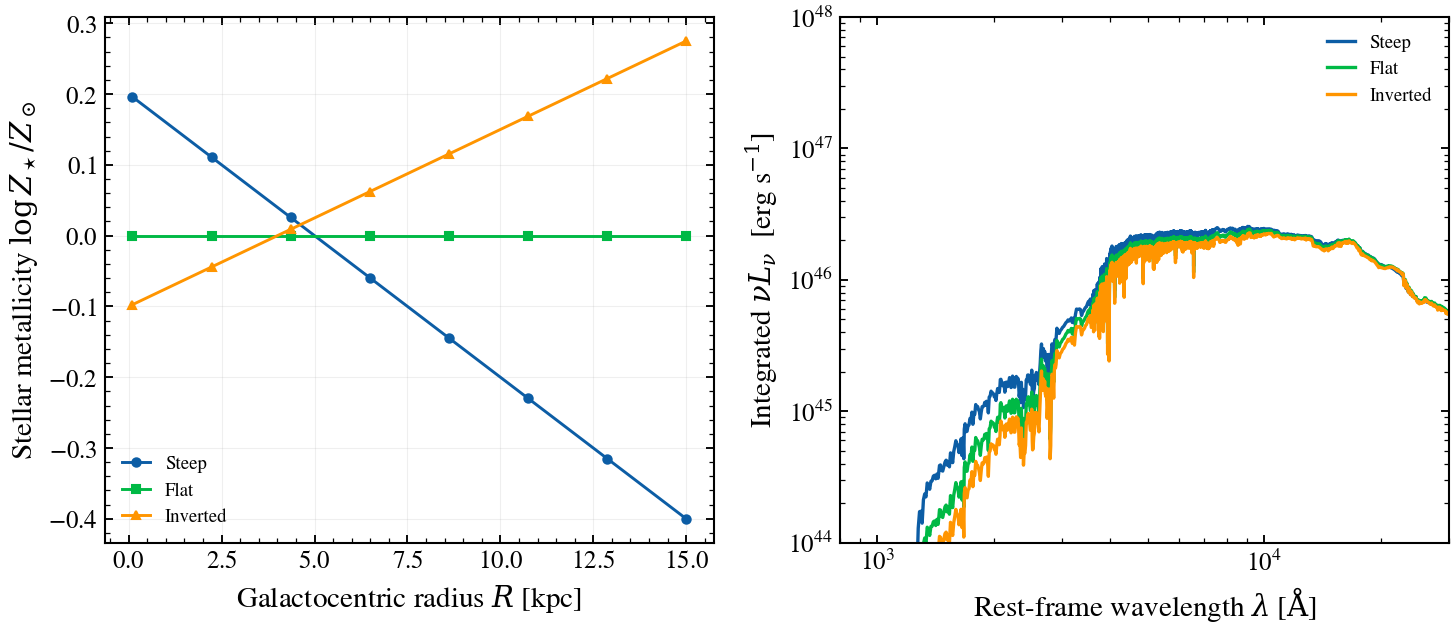

Python code for this plot:
"""
Radial metallicity gradients and integrated-light SED
======================================================

Spiral galaxies exhibit radial metallicity gradients: metal-rich centers
and metal-poor discs (e.g. NGC 891, Searle 1971). three common gradient scenarios—steep positive, flat, and inverted
depletion—reshape the integrated SED when weighted by disc area.

Left panel: metallicity profile Z(R) for a radial grid from 0–15 kpc.
Right panel: integrated nu*L_nu for each scenario, computed by summing
SEDs from annular zones weighted by 2*pi*R*dR (exponential disc).

Each annulus uses an identical SFH, varying only stellar metallicity per
the gradient. The color shift between gradients illustrates how central
metal enrichment (stellar line blanketing) affects the integrated UV-optical.

Reference: Searle, L. 1971, ApJ, 168, 327 (radial gradients in galaxies);
Henry, R. B. C., & Worthey, G. 1999, PASP, 111, 919 (abundance gradients).
"""

import os

os.environ["TF_CPP_MIN_LOG_LEVEL"] = "2"  # suppress XLA/PjRt C++ INFO+WARNING logs

import warnings

import jax
import jax.numpy as jnp
import matplotlib.pyplot as plt
import numpy as np

import tengri
from tengri.analysis.plotting import setup_style

setup_style()
warnings.filterwarnings("ignore", message=".*BakedInBackend.*")


ssp = tengri.load_ssp("fsps_prsc_miles_chabrier")

base_model_config = dict(
    sfh={
        "type": "dpl",
        "*": tengri.FIXED,
        "alpha": 2.0,
        "beta": 2.5,
        "tau_gyr": 1.5,
        "log_total_mass": 10.0,
    },
    dust={
        "type": "two_component",
        "*": tengri.FIXED,
        "tau_bc": 0.3,
        "tau_diff": 0.2,
    },
    redshift=tengri.Fixed(0.05),
)

n_annuli = 8
r_grid_kpc = np.linspace(0.1, 15.0, n_annuli)
dr_kpc = r_grid_kpc[1] - r_grid_kpc[0]


def metallicity_profile(r_kpc, scenario):
    """
    Radial metallicity profile [dex relative to solar].

    Parameters
    ----------
    r_kpc : float
        Galactocentric radius in kpc.
    scenario : str
        Profile variant: 'steep' (NGC 891-like), 'flat', or 'inverted'.

    Returns
    -------
    met_logzsol : float
        log10(Z_* / Z_sun) at radius r_kpc.
    """
    if scenario == "steep":
        return 0.2 - 0.04 * r_kpc
    elif scenario == "flat":
        return 0.0
    elif scenario == "inverted":
        return -0.1 + 0.025 * r_kpc
    else:
        raise ValueError(f"Unknown scenario: {scenario}")


def compute_integrated_sed(scenario):
    """
    Integrate SED across radial annuli weighted by disc area.

    For each annulus at radius r, build a SEDModel with met_logzsol
    from the radial profile, compute its rest-frame SED, and sum with
    weight 2*pi*r*dr (exponential disc geometry).

    Parameters
    ----------
    scenario : str
        Metallicity profile scenario.

    Returns
    -------
    wave : ndarray, shape (n_wave,)
        Rest-frame wavelengths [Å].
    sed_integrated : ndarray, shape (n_wave,)
        Integrated nu*L_nu [erg s^-1], summed over annuli.
    """
    wave_ref = None
    sed_sum = None

    for i, r in enumerate(r_grid_kpc):
        met_logzsol = metallicity_profile(r, scenario)
        model = tengri.SEDModel.build(ssp, **base_model_config)
        params = dict(model.spec.sample(jax.random.PRNGKey(i)))
        params["met_logzsol"] = jnp.float64(met_logzsol)

        out = model.predict_rest_sed(params)
        wave = np.asarray(out.wavelength)
        sed = np.asarray(out.sed)

        if wave_ref is None:
            wave_ref = wave
            sed_sum = np.zeros_like(wave_ref)

        nu = 2.998e18 / wave_ref
        nu_l_nu = nu * sed
        weight = 2.0 * np.pi * r * dr_kpc
        sed_sum = sed_sum + nu_l_nu * weight

    return wave_ref, sed_sum


z_profile_steep = np.array([metallicity_profile(r, "steep") for r in r_grid_kpc])
z_profile_flat = np.array([metallicity_profile(r, "flat") for r in r_grid_kpc])
z_profile_inverted = np.array([metallicity_profile(r, "inverted") for r in r_grid_kpc])

sed_steep, _ = compute_integrated_sed("steep")
sed_integrated_steep = _

wave, sed_integrated_flat = compute_integrated_sed("flat")
_, sed_integrated_inverted = compute_integrated_sed("inverted")

fig, (ax_left, ax_right) = plt.subplots(1, 2, figsize=(10.0, 4.5))

ax_left.plot(r_grid_kpc, z_profile_steep, "o-", lw=1.4, ms=4.0, label="Steep")
ax_left.plot(r_grid_kpc, z_profile_flat, "s-", lw=1.4, ms=4.0, label="Flat")
ax_left.plot(r_grid_kpc, z_profile_inverted, "^-", lw=1.4, ms=4.0, label="Inverted")

ax_left.set_xlabel(r"Galactocentric radius $R$ [kpc]")
ax_left.set_ylabel(r"Stellar metallicity $\log Z_\star / Z_\odot$")
ax_left.grid(True, alpha=0.2)
ax_left.legend(frameon=False, fontsize=9)

ax_right.loglog(wave, sed_integrated_steep, lw=1.6, label="Steep")
ax_right.loglog(wave, sed_integrated_flat, lw=1.6, label="Flat")
ax_right.loglog(wave, sed_integrated_inverted, lw=1.6, label="Inverted")

ax_right.set_xlim(800, 3e4)
ax_right.set_ylim(1e44, 1e48)
ax_right.set_xlabel(r"Rest-frame wavelength $\lambda$ [$\mathrm{\AA}$]")
ax_right.set_ylabel(r"Integrated $\nu L_\nu$  [erg s$^{-1}$]")
ax_right.legend(frameon=False, fontsize=9)

fig.tight_layout()
plt.savefig("plot_metallicity_radial_gradient.png", dpi=150, bbox_inches="tight")
